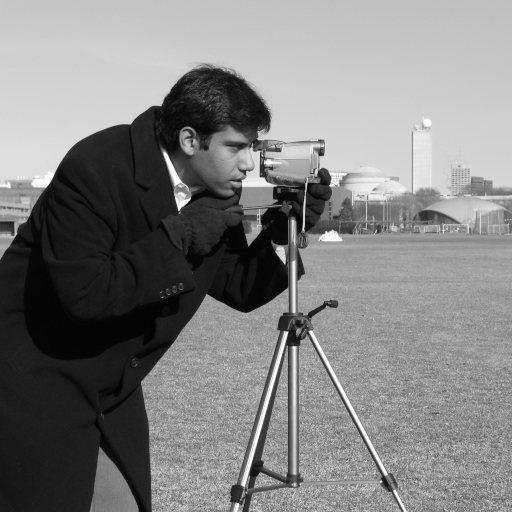
#> input picture skimage.data.camera(), 512 x 512 px
$ python 0_color_and_exposure.py   (Python 2 division)   (older library calls are emulated)
#> lines starting #> are read from the running program, lines starting #| are printed output that depends on the picture

# coding: utf-8

## Color and exposure

# As discussed earlier, images are just numpy arrays. The numbers in those arrays correspond to the intensity of each pixel (or, in the case of a color image, the intensity of a specific color). To manipulate these, `scikit-image` provides the `color` and `exposure` modules.

### Aside: Plotting images

# Before we get started, a quick note about plotting images---specifically, plotting gray-scale images with Matplotlib. First, let's grab an example image from `scikit-image`.

# In[1]:

from skimage import data

image = data.camera()
#> image is the input picture: shape (512, 512); min 0, max 255, mean 129.1


# Also, we'll want to make sure we have numpy and matplotlib imported.

# In[2]:

get_ipython().magic(u'matplotlib inline')
import matplotlib.pyplot as plt
import numpy as np


# If we plot a gray-scale image using the default colormap, "jet", and a gray-scale color
# map, "gray", you can easily see the difference:

# In[3]:

fig, (ax_jet, ax_gray) = plt.subplots(ncols=2)
ax_jet.imshow(image, cmap='jet')
ax_gray.imshow(image, cmap='gray');


# We can get a better idea of the ill effects by zooming into the man's face.

# In[4]:

face = image[80:160, 200:280]
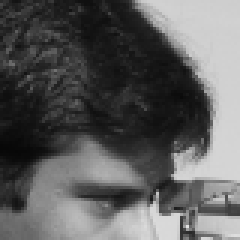
#> face: shape (80, 80) (shown 3 times larger); min 7, max 225, mean 92.9
#> the sliders are set to image = <module 'IPython.html.widgets., cmap = Accent, interpolation = nearest
fig, (ax_jet, ax_gray) = plt.subplots(ncols=2)
ax_jet.imshow(face, cmap='jet')
ax_gray.imshow(face, cmap='gray');


# Notice how the face looks distorted and splotchy with the "jet" colormap. Also, this colormap distorts the concepts of light and dark, and there are artificial boundaries created by the different color hues. Is that a beauty mark on the man's upper lip? No, it's just an artifact of this ridiculous colormap.
#
# Here's another example:

# In[5]:

X, Y = np.ogrid[-5:5:0.1, -5:5:0.1]
R = np.sqrt(X**2 + Y**2)

fig, (ax_jet, ax_gray) = plt.subplots(1, 2)
ax_jet.imshow(R, cmap='jet')
ax_gray.imshow(R, cmap='gray');


# Woah!  See all those non-existing contours?
#
# Setting the default colormap to 'gray' is recommended:

# In[6]:

plt.rcParams['image.cmap'] = 'gray'


# Don't worry: Color images are unaffected by this change.
#
# In addition, we'll set the interpolation to 'nearest neighborhood' so that it's easier to distinguish individual pixels in your image (the default is 'bicubic'--see the exploration below).

# In[7]:

plt.rcParams['image.interpolation'] = 'nearest'


# You can also set both of these explicitly in the ``imshow`` command:

# In[8]:

plt.imshow(R, cmap='gray', interpolation='nearest')


# ## Interactive demo: interpolation and color maps

# In[9]:

from IPython.html.widgets import interact, fixed
from matplotlib import cm as colormaps

@interact(image=fixed(face),
          cmap=sorted([c for c in colormaps.datad.keys() if not c.endswith('_r')],
                      key=lambda x: x.lower()),
          interpolation=['nearest', 'bilinear', 'bicubic',
                         'spline16', 'spline36', 'hanning', 'hamming',
                         'hermite', 'kaiser', 'quadric', 'catrom',
                         'gaussian', 'bessel', 'mitchell', 'sinc', 'lanczos'])
def imshow_params(image, cmap='jet', interpolation='bicubic'):
    fig, axes = plt.subplots(1, 5, figsize=(15, 4))

#> (the run stopped early here; a loop or call above may not have finished)
